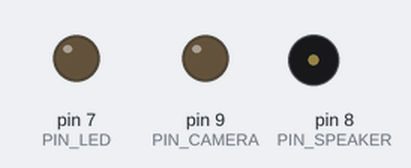
This sketch was run on a simulated Arduino Uno, built with avr-gcc and run on an emulated ATmega328P. Shown: output pins drawn as LEDs (lit = HIGH), buzzer (waves = sounding).

Above: at 0.5 s.
At 2.72 s:
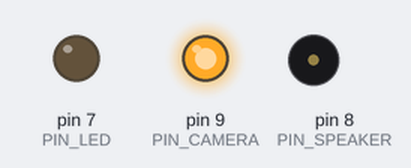
At 5.2 s:
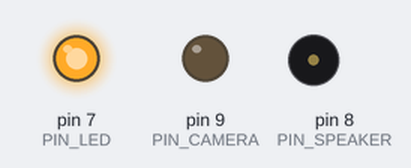
At 9.6 s:
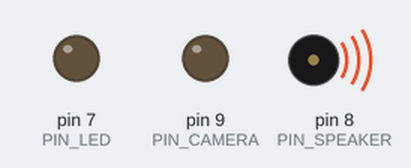
Timing chart, 0 to 10.1 s (numbered marks = the images above):
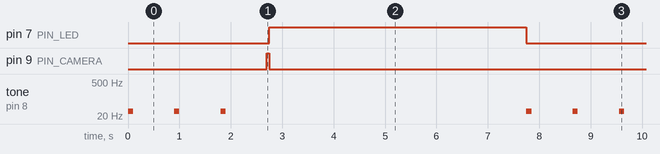

The sketch:

photobooth.ino
```cpp
// Photobooth
// Author: Tyler

#define PIN_LED 7
#define PIN_SPEAKER 8
#define PIN_CAMERA 9
#define PIN_SENSOR 10

#include "pitches.h"

void setup() {
  pinMode(PIN_LED, OUTPUT);
  pinMode(PIN_SPEAKER, OUTPUT);
  pinMode(PIN_CAMERA, OUTPUT);
  pinMode(PIN_SENSOR, OUTPUT);
}

void loop() {
  turnOffLED();

  for (int seconds = 0; seconds < 3; seconds++) {
     playTimerTone();
     delay(100);
     stopTimerTone();
     delay(800);
  }

  takePicture();
  turnOnLED();

  delay(5000);
}

void takePicture() {
  digitalWrite(PIN_CAMERA, HIGH);
  delay(50);
  digitalWrite(PIN_CAMERA, LOW);
}

void playTimerTone() {
  tone(PIN_SPEAKER, NOTE_B0);
}

void stopTimerTone() {
  noTone(PIN_SPEAKER);
}

void turnOnLED() {
  digitalWrite(PIN_LED, HIGH);
}

void turnOffLED() {
  digitalWrite(PIN_LED, LOW);
}
```

Measured:
- by itself, pin 7 (PIN_LED): alternates HIGH for 5.0 s and LOW for 2.8 s
- by itself, pin 9 (PIN_CAMERA): alternates HIGH for 0.05 s and LOW for 7.7 s
- by itself, tone on pin 8 (PIN_SPEAKER): repeats every 7.8 s: 2 × (silent 0.80 s, 31 Hz 0.10 s), silent 5.9 s, 31 Hz 0.10 s
